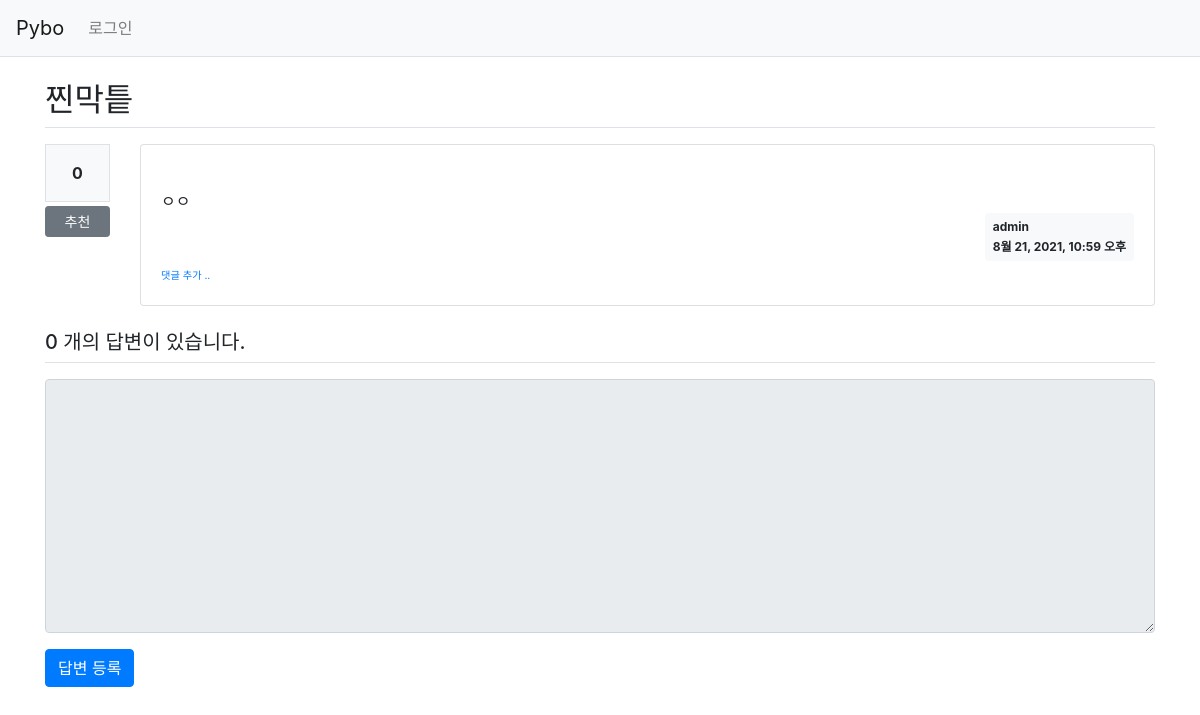
Before: /pybo/306/ with the older database file.
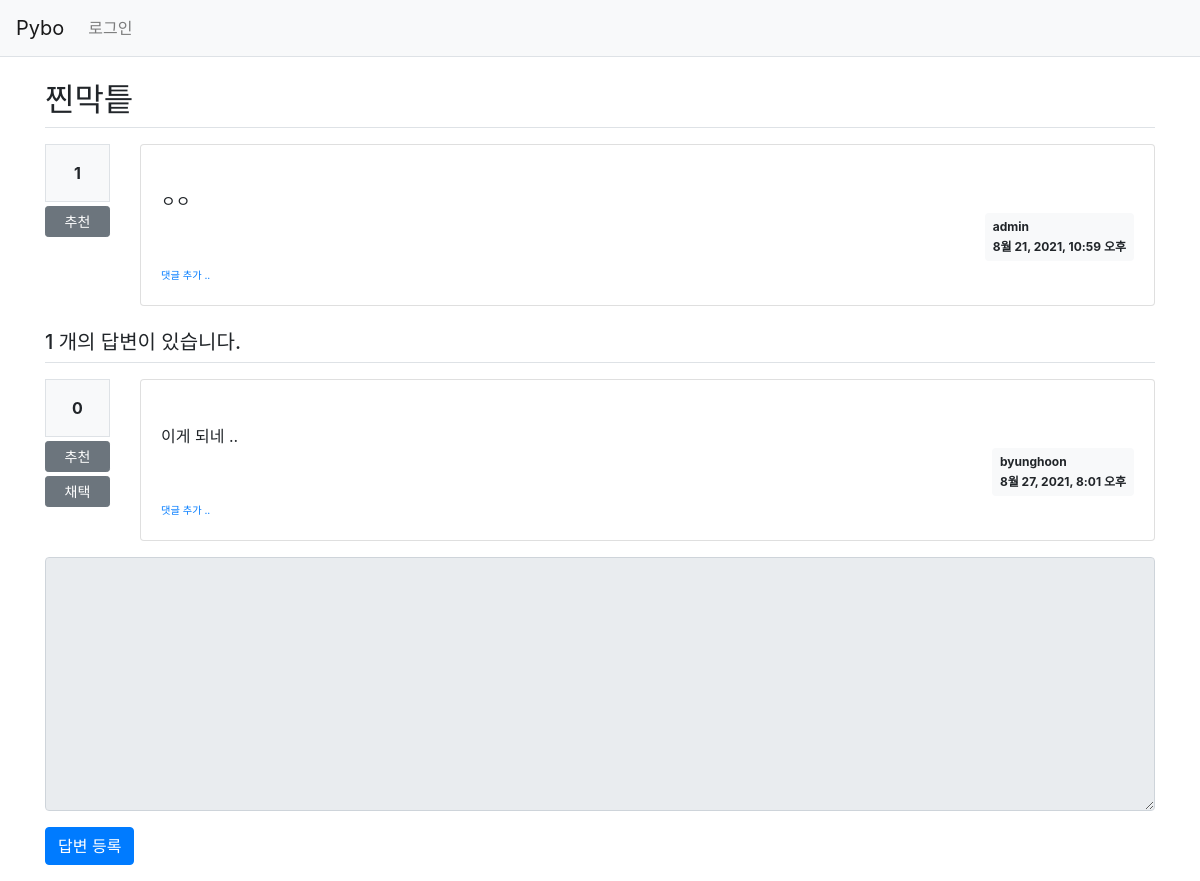
After: the same page with the newer database file.
### pybo/models.py (models this page shows, shortened)
class Question(models.Model):
    author = models.ForeignKey(User, on_delete=models.CASCADE, related_name='author_question')
    subject = models.CharField(max_length = 200)
    modify_date = models.DateTimeField(null=True, blank=True)
    content = models.TextField()
    create_date = models.DateTimeField()
    voter = models.ManyToManyField(User, related_name='voter_question')
    image = models.ImageField(blank=True, upload_to='Question_media')

class Answer(models.Model):
    author = models.ForeignKey(User, on_delete=models.CASCADE, related_name='author_answer')
    question = models.ForeignKey(Question, on_delete=models.CASCADE)
    accepted = models.BooleanField(default=False)
    modify_date = models.DateTimeField(null=True, blank=True)
    content = models.TextField()
    create_date = models.DateTimeField()
    voter = models.ManyToManyField(User, related_name='voter_answer')

### pybo/views/base_views.py (the view)
# urls.py: path('<int:question_id>/', base_views.detail, name='detail'),
def detail(request, question_id):
    question = get_object_or_404(Question, pk=question_id)
    context = {'question': question}
    return render(request, 'pybo/question_detail.html', context)

### templates/pybo/question_detail.html (shortened to what this page needs)
{% extends 'base.html' %}
{% block content %}
<div class="container my-3">
    <h2 class="border-bottom py-2"> {{ question.subject }} </h2>
    <div class="row my-3">
        <div class="col-1">
            <div class="bg-light text-center p-3 border font-weight-bolder mb-1">
                {{ question.voter.count }}
            </div>
            <a href="#" data-uri="{% url 'pybo:vote_question' question.id %}"
               class="recommend btn btn-sm btn-secondary btn-block my-1">추천</a>
        </div>
        <div class="col-11">
            <div class="card">
                <div class="card-body">
                    <div class="card-text" style="white-space: pre-line;">
                        {{ question.content }}
                    </div>
                    <div class="d-flex justify-content-end">
                        <div class="badge badge-light p-2 text-left">
                            <div class="mb-2">{{ question.author.username }}</div>
                            <div>{{question.create_date}}</div>
                        </div>
                    </div>
                    <div>
                        <a href="{% url 'pybo:comment_create_question' question.id %}" class="small">
                            <small>댓글 추가 ..</small>
                        </a>
                    </div>
                </div>
            </div>
        </div>
    </div>
    <h5 class="border-bottom my-3 py-2">
        {{question.answer_set.count}} 개의 답변이 있습니다.
    </h5>
    {% for answer in question.answer_set.all %}
    <div class="row my-3">
        <div class="col-1">
            <div class="bg-light text-center p-3 border font-weight-bolder mb-1">
                {{ answer.voter.count }}
            </div>
            <a href="#" data-uri="{% url 'pybo:vote_answer' answer.id %}"
               class="recommend btn btn-sm btn-secondary btn-block my-1">추천</a>
            <a href="#" data-uri="{% url 'pybo:answer_accept' answer.id %}"
               class="accept btn btn-sm btn-secondary btn-block my-1">채택</a>
        </div>
        <div class="col-11">
            <div class="card">
                <div class="card-body">
                    <div class="card-text" style="white-space: pre-line;">
                        {{ answer.content }}
                    </div>
                    <div class="d-flex justify-content-end">
                        <div class="badge badge-light p-2 text-left">
                            <div class="mb-2">{{ answer.author.username }}</div>
                            <div>{{ answer.create_date }}</div>
                        </div>
                    </div>
                    <div>
                        <a href="{% url 'pybo:comment_create_answer' answer.id %}" class="small"><small>댓글 추가 ..</small></a>
                    </div>
                </div>
            </div>
        </div>
    </div>
    {% endfor %}
    <form action="{% url 'pybo:answer_create' question.id %}" method = "post" class="my-3">
        <div class="form-group">
            <textarea name="content" id="content"
                      {% if not user.is_authenticated %} disabled {% endif %}
                      class="form-control" rows="10"></textarea>
        </div>
        <input type="submit" value="답변 등록" class="btn btn-primary">
    </form>
</div>
{% endblock %}

Changed rows visible on the page:
computed for Question "찐막틑": voter.count "0" → "1"; answer_set.count "0" → "1"
added Answer: voter.count "0", content "이게 되네 ..", author.username "byunghoon", create_date "8월 27, 2021, 8:01 오후"
